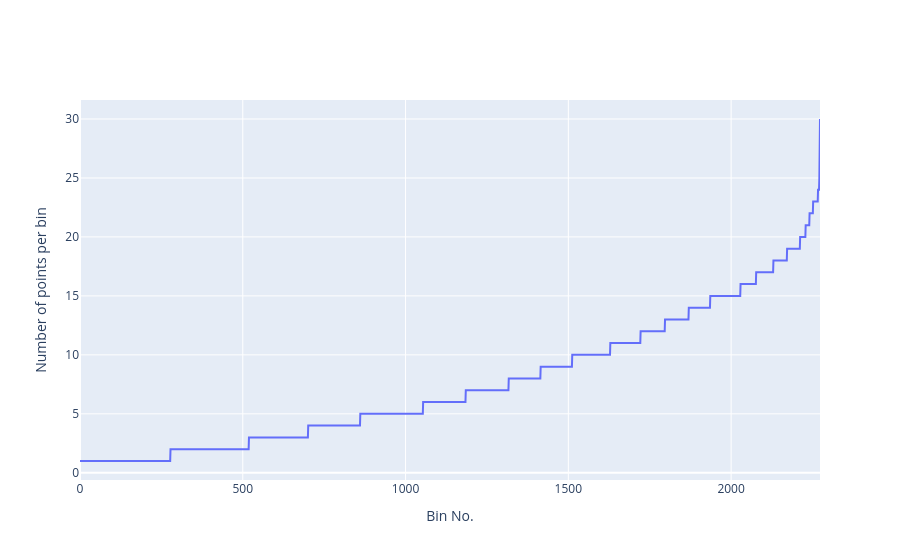

The cell this chart's notebook holds for it:
### Code cell
profileNo_vs_xy_bins(df_sampled, n_x_bins=100, n_y_bins=100, show_threshold=False, threshold_quantile=0.99, projection='npstere')

### Figure 1 — Plotly figure (JSON) as saved in the notebook; plotly's stock layout.template omitted (floating-point values rounded to 4 significant figures; data arrays with more than 128 entries replaced by an {"elided": "..."} marker saying what was removed)
{"data": [{"type": "scatter", "x": {"elided": "2274 int values"}, "y": {"elided": "2274 int values"}}], "layout": {"xaxis": {"title": {"text": "Bin No."}}, "yaxis": {"title": {"text": "Number of points per bin"}}}}
